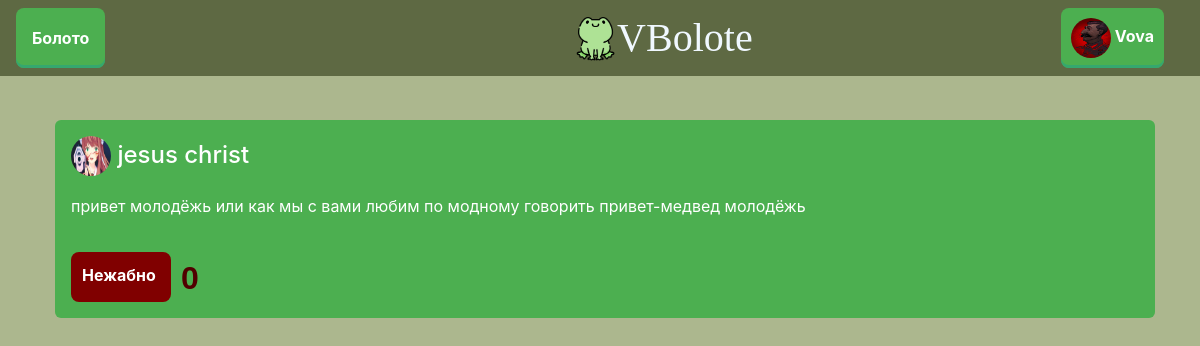
Screenshot of /news (signed in) with the database file from the repository.
### data/users.py (models this page shows, shortened)
class User(SqlAlchemyBase, UserMixin, SerializerMixin):
    __tablename__ = 'users'
    id = sqlalchemy.Column(sqlalchemy.Integer,
                                primary_key=True, autoincrement=True)
    name = sqlalchemy.Column(sqlalchemy.String, nullable=True)
    email = sqlalchemy.Column(sqlalchemy.String,
                              index=True, unique=True, nullable=True)
    hashed_password = sqlalchemy.Column(sqlalchemy.String, nullable=True)
    about = sqlalchemy.Column(sqlalchemy.String, nullable=False,
                              default='')
    au_attitude = sqlalchemy.Column(sqlalchemy.String, nullable=False,
                                    default='')
    frog_attitude = sqlalchemy.Column(sqlalchemy.String, nullable=False,
                                      default='')
    pic = sqlalchemy.Column(sqlalchemy.Integer, default=0)

### data/news.py (models this page shows)
class News(SqlAlchemyBase, UserMixin, SerializerMixin):
    __tablename__ = 'news'
    id = sqlalchemy.Column(sqlalchemy.Integer,
                           primary_key=True, autoincrement=True)
    u_id = sqlalchemy.Column(sqlalchemy.Integer)
    dislikes = sqlalchemy.Column(sqlalchemy.Integer, default=0)
    text = sqlalchemy.Column(sqlalchemy.String)

### flask_app.py (the view)
@app.route('/news')
@login_required
def news():
    db_sess = db_session.create_session()
    newss = []
    for i in FM.user_friends(current_user.id):
        _news = db_sess.query(News).filter(News.u_id == i).all()
        if _news:
            for new in _news:
                newss += [(new, db_sess.query(User).filter(User.id == i).first())]
    newss.sort(key=lambda x: -x[0].id)
    return render_template('news.html', news=newss)

### data/db_session.py (called while the page is built)
def create_session() -> Session:
    global __factory
    return __factory()

### flask_app.py (called while the page is built)
@login_manager.user_loader
def load_user(user_id):
    db_sess = db_session.create_session()
    return db_sess.query(User).get(user_id)

    @staticmethod
    def user_friends(u_id):
        db_sess = db_session.create_session()
        return list(map(lambda x: x[0], db_sess.query(Friends.u_id2).filter(Friends.u_id1 == u_id).all() + \
                        db_sess.query(Friends.u_id1).filter(Friends.u_id2 == u_id).all()))

### templates/news.html
{% extends "base.html" %}
{% block content %}
    <br>
    {% if news %}
        {% for new in news %}
            <div class="news">
                <h4 class="news-user">
                    <img src="../static/img/pics/pic{{ new[1].pic }}.jpg" class="mini_user_pic" alt="аватарка"/>
                    <a class="news-username" href="/user/{{ new[1].id }}">{{ new[1].name }}</a>
                </h4>
                <span class="news-text">{{ new[0].text }}</span>
                <span>
                {% if new.u_id != current_user.id %}
                    <br>
                    <span class="news-bottom-part"><a class="btn btn-danger dislike" href="/dislike/{{ new[0].id }}/-1">Нежабно</a>
                        <span class="dislikes-number">{{ new[0].dislikes }}</span></span>
                {% endif %}
                    </span>
            </div>
            <br>
        {% endfor %}
    {% else %}
        <div class="news">
                <span class="news-text">Вестей нет</span>
        </div>
    {% endif %}
{% endblock %}

### templates/base.html (shortened to what this page needs)
<!doctype html>
<html lang="en">
<head>
    <link rel="stylesheet"
          href="https://stackpath.bootstrapcdn.com/bootstrap/4.4.1/css/bootstrap.min.css"
>
    <link rel="stylesheet" href= "{{ url_for('static', filename='css/decor.css') }}">
</head>
<body>
<header>
    <nav class="navbar navbar-light" style="background-color: #5e6943;">
        <div class="dropdown">
          <button class="dropbtn">Болото</button>
        </div>
        <a type="button" class="AppName" href="/"><img src="../static/img/icon_frog.png" height="50" alt="...">VBolote</a>
            {% if current_user.is_authenticated %}
                <div class="dropdown">
                  <button class="dropbtn user">
                      <img src="../static/img/pics/pic{{current_user.pic}}.jpg" class = "mini_user_pic" alt="аватарка"/>
                      {{ current_user.name }}
                  </button>
                </div>
            {% else %}
                <div class="btn-group" role="group" aria-label="Basic mixed styles example">
                  <a type="button" class="btn btn-login" href="/login">Войти</a>
                  <a type="button" class="btn btn-reg" href="/send_email">Зарегистрироваться</a>
                </div>
            {% endif %}
    </nav>
</header>
<main role="main" class="container">
    {% block content %}{% endblock %}
</main>
</body>
</html>

### static/css/decor.css (style rules this page uses)
.dropbtn { background-color: #4CAF50; color: white; padding: 16px; font-size: 16px; border: none; }
.dropdown { position: relative; display: inline-block; }
body { background-color: #acb78e; color: aliceblue; }
header { background-color: #5e6943; }
.AppName { color: aliceblue; padding-left: 4em; font-size: 40px; font-family: "Voguer Sans Free" }
button { height: 60px; font-weight: 700; color: #7b917b; text-decoration: none; padding: .5em 2em; border-radius: 8px; background: rgb(123, 145, 123); box-shadow: 0 -3px rgb(53, 167, 110) inset; transition: 0.2s; }
button.user { background-color: #4CAF50; color: white; padding: 10px; font-size: 16px; border: none; margin-right: 20px; }
h4.news-user { padding: 10px; }
.news { display: flex; justify-content: space-around; flex-direction: column; margin-left: 10px; margin-top: 20px; margin-bottom: 20px; background-color: #4CAF50; color: white; padding: 6px; border-radius: 6px; }
.news-bottom-part { display: flex; justify-content: flex-start; padding: 10px; }
.news-text { padding-left: 10px; }
.news-username { color: white; }
.dislikes-number { padding-top: 8px; padding-left: 10px; color: #510000; font: bold 2em Arial; }
.btn-primary, .btn-danger { height: 50px; font-weight: 700; color: white; text-decoration: none; border-radius: 8px; background: #4CAF50; transition: 0.2s; padding: 10px; border-color: transparent; }
.btn-danger { background-color: maroon; }
a.dislike { display: flex; justify-content: flex-start; width: 100px; }
.mini_user_pic { Width: 40px; Height: 40px; border-radius: 50%; }

### rows the page displays
User: name "Vova"
News: name "jesus christ", text "привет молодёжь или как мы с вами любим по модному говорить привет-медвед молодёжь", dislikes "0"
